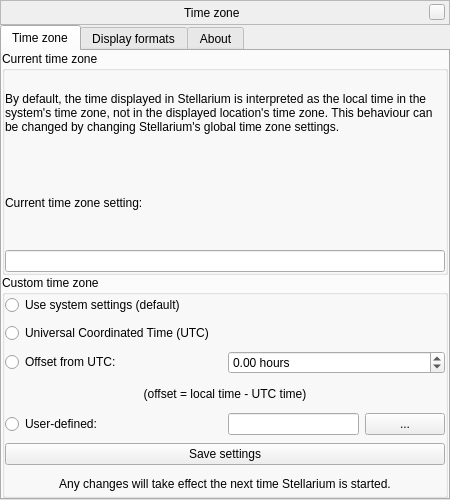
<?xml version="1.0" encoding="UTF-8"?>
<ui version="4.0">
 <class>timeZoneManagerWindowForm</class>
 <widget class="QWidget" name="timeZoneManagerWindowForm">
  <property name="geometry">
   <rect>
    <x>0</x>
    <y>0</y>
    <width>450</width>
    <height>500</height>
   </rect>
  </property>
  <layout class="QVBoxLayout" name="verticalLayout">
   <property name="spacing">
    <number>0</number>
   </property>
   <property name="margin">
    <number>0</number>
   </property>
   <item>
    <widget class="BarFrame" name="TitleBar">
     <property name="sizePolicy">
      <sizepolicy hsizetype="Expanding" vsizetype="Minimum">
       <horstretch>0</horstretch>
       <verstretch>0</verstretch>
      </sizepolicy>
     </property>
     <property name="minimumSize">
      <size>
       <width>0</width>
       <height>25</height>
      </size>
     </property>
     <property name="maximumSize">
      <size>
       <width>16777215</width>
       <height>30</height>
      </size>
     </property>
     <property name="focusPolicy">
      <enum>Qt::NoFocus</enum>
     </property>
     <property name="autoFillBackground">
      <bool>false</bool>
     </property>
     <property name="frameShape">
      <enum>QFrame::StyledPanel</enum>
     </property>
     <layout class="QHBoxLayout">
      <property name="spacing">
       <number>6</number>
      </property>
      <property name="leftMargin">
       <number>0</number>
      </property>
      <property name="topMargin">
       <number>0</number>
      </property>
      <property name="rightMargin">
       <number>4</number>
      </property>
      <property name="bottomMargin">
       <number>0</number>
      </property>
      <item>
       <spacer name="leftSpacer">
        <property name="orientation">
         <enum>Qt::Horizontal</enum>
        </property>
        <property name="sizeHint" stdset="0">
         <size>
          <width>40</width>
          <height>20</height>
         </size>
        </property>
       </spacer>
      </item>
      <item>
       <widget class="QLabel" name="stelWindowTitle">
        <property name="text">
         <string>Time zone</string>
        </property>
       </widget>
      </item>
      <item>
       <spacer name="rightSpacer">
        <property name="orientation">
         <enum>Qt::Horizontal</enum>
        </property>
        <property name="sizeHint" stdset="0">
         <size>
          <width>40</width>
          <height>20</height>
         </size>
        </property>
       </spacer>
      </item>
      <item>
       <widget class="QPushButton" name="closeStelWindow">
        <property name="minimumSize">
         <size>
          <width>16</width>
          <height>16</height>
         </size>
        </property>
        <property name="maximumSize">
         <size>
          <width>16</width>
          <height>16</height>
         </size>
        </property>
        <property name="focusPolicy">
         <enum>Qt::NoFocus</enum>
        </property>
        <property name="text">
         <string/>
        </property>
       </widget>
      </item>
     </layout>
    </widget>
   </item>
   <item>
    <widget class="QTabWidget" name="tabWidget">
     <widget class="QWidget" name="tabTimeZone">
      <attribute name="title">
       <string>Time zone</string>
      </attribute>
      <layout class="QVBoxLayout" name="verticalLayoutTimeZone">
       <property name="spacing">
        <number>0</number>
       </property>
       <property name="margin">
        <number>0</number>
       </property>
       <item>
        <widget class="QGroupBox" name="groupBoxInfo">
         <property name="title">
          <string>Current time zone</string>
         </property>
         <layout class="QGridLayout" name="gridLayoutCurrent">
          <property name="margin">
           <number>0</number>
          </property>
          <item row="0" column="0">
           <widget class="QLabel" name="labelTimeZoneInfo">
            <property name="text">
             <string>By default, the time displayed in Stellarium is interpreted as the local time in the system's time zone, not in the displayed location's time zone. This behaviour can be changed by changing Stellarium's global time zone settings.</string>
            </property>
            <property name="wordWrap">
             <bool>true</bool>
            </property>
           </widget>
          </item>
          <item row="1" column="0">
           <widget class="QLabel" name="labelCurrent">
            <property name="text">
             <string>Current time zone setting:</string>
            </property>
           </widget>
          </item>
          <item row="2" column="0">
           <widget class="QLineEdit" name="lineEditCurrent">
            <property name="readOnly">
             <bool>true</bool>
            </property>
           </widget>
          </item>
         </layout>
        </widget>
       </item>
       <item>
        <widget class="QGroupBox" name="groupBoxCustom">
         <property name="title">
          <string>Custom time zone</string>
         </property>
         <layout class="QGridLayout" name="gridLayout">
          <property name="verticalSpacing">
           <number>8</number>
          </property>
          <property name="margin">
           <number>0</number>
          </property>
          <item row="0" column="0" colspan="4">
           <widget class="QRadioButton" name="radioButtonLocalSettings">
            <property name="text">
             <string>Use system settings (default)</string>
            </property>
           </widget>
          </item>
          <item row="1" column="0" colspan="4">
           <widget class="QRadioButton" name="radioButtonUtc">
            <property name="text">
             <string>Universal Coordinated Time (UTC)</string>
            </property>
           </widget>
          </item>
          <item row="2" column="0" colspan="2">
           <widget class="QRadioButton" name="radioButtonOffset">
            <property name="text">
             <string>Offset from UTC:</string>
            </property>
           </widget>
          </item>
          <item row="5" column="0" colspan="4">
           <widget class="QPushButton" name="pushButtonSave">
            <property name="text">
             <string>Save settings</string>
            </property>
           </widget>
          </item>
          <item row="3" column="0" colspan="4">
           <widget class="QLabel" name="labelOffset">
            <property name="text">
             <string>(offset = local time - UTC time)</string>
            </property>
            <property name="alignment">
             <set>Qt::AlignCenter</set>
            </property>
           </widget>
          </item>
          <item row="2" column="2" colspan="2">
           <widget class="QDoubleSpinBox" name="doubleSpinBoxOffset">
            <property name="wrapping">
             <bool>true</bool>
            </property>
            <property name="suffix">
             <string> hours</string>
            </property>
            <property name="decimals">
             <number>2</number>
            </property>
            <property name="minimum">
             <double>-24.000000000000000</double>
            </property>
            <property name="maximum">
             <double>24.000000000000000</double>
            </property>
            <property name="singleStep">
             <double>0.250000000000000</double>
            </property>
           </widget>
          </item>
          <item row="6" column="0" colspan="4">
           <widget class="QLabel" name="labelRestart">
            <property name="text">
             <string>Any changes will take effect the next time Stellarium is started.</string>
            </property>
            <property name="alignment">
             <set>Qt::AlignCenter</set>
            </property>
            <property name="wordWrap">
             <bool>true</bool>
            </property>
           </widget>
          </item>
          <item row="4" column="0" colspan="2">
           <widget class="QRadioButton" name="radioButtonUserDefined">
            <property name="text">
             <string>User-defined:</string>
            </property>
           </widget>
          </item>
          <item row="4" column="2" colspan="2">
           <widget class="QFrame" name="frameUserDefined">
            <layout class="QHBoxLayout" name="horizontalLayout">
             <property name="margin">
              <number>0</number>
             </property>
             <item>
              <widget class="QLineEdit" name="lineEditUserDefined"/>
             </item>
             <item>
              <widget class="QPushButton" name="pushButtonEditTimeZone">
               <property name="text">
                <string>...</string>
               </property>
              </widget>
             </item>
            </layout>
           </widget>
          </item>
         </layout>
        </widget>
       </item>
      </layout>
     </widget>
     <widget class="QWidget" name="tabDisplayFormats">
      <attribute name="title">
       <string>Display formats</string>
      </attribute>
      <layout class="QVBoxLayout" name="verticalLayoutTabTimeFormat">
       <property name="spacing">
        <number>0</number>
       </property>
       <property name="margin">
        <number>0</number>
       </property>
       <item>
        <widget class="QGroupBox" name="groupBoxDisplayFormats">
         <property name="title">
          <string>Display formats</string>
         </property>
         <property name="alignment">
          <set>Qt::AlignLeading|Qt::AlignLeft|Qt::AlignTop</set>
         </property>
         <layout class="QVBoxLayout" name="verticalLayout_4">
          <property name="margin">
           <number>0</number>
          </property>
          <item>
           <widget class="QLabel" name="labelDisplayFormats">
            <property name="text">
             <string>These settings control the way time and date are displayed in the bottom bar.</string>
            </property>
            <property name="wordWrap">
             <bool>true</bool>
            </property>
           </widget>
          </item>
          <item>
           <widget class="QGroupBox" name="groupBoxTimeFormat">
            <property name="title">
             <string>Time display format</string>
            </property>
            <layout class="QVBoxLayout" name="verticalLayoutTimeFormat">
             <property name="margin">
              <number>0</number>
             </property>
             <item>
              <widget class="QRadioButton" name="radioButtonTimeDefault">
               <property name="text">
                <string>System default</string>
               </property>
              </widget>
             </item>
             <item>
              <widget class="QRadioButton" name="radioButtonTime12Hour">
               <property name="text">
                <string>12-hour format</string>
               </property>
              </widget>
             </item>
             <item>
              <widget class="QRadioButton" name="radioButtonTime24Hour">
               <property name="text">
                <string>24-hour format</string>
               </property>
              </widget>
             </item>
            </layout>
           </widget>
          </item>
          <item>
           <widget class="QGroupBox" name="groupBoxDateFormat">
            <property name="title">
             <string>Date display format</string>
            </property>
            <layout class="QVBoxLayout" name="verticalLayoutDateFormat">
             <property name="margin">
              <number>0</number>
             </property>
             <item>
              <widget class="QRadioButton" name="radioButtonDateDefault">
               <property name="text">
                <string>System default</string>
               </property>
              </widget>
             </item>
             <item>
              <widget class="QRadioButton" name="radioButtonDateYMD">
               <property name="text">
                <string>yyyy-mm-dd (ISO 8601)</string>
               </property>
              </widget>
             </item>
             <item>
              <widget class="QRadioButton" name="radioButtonDateDMY">
               <property name="text">
                <string>dd-mm-yyyy</string>
               </property>
              </widget>
             </item>
             <item>
              <widget class="QRadioButton" name="radioButtonDateMDY">
               <property name="text">
                <string>mm-dd-yyyy</string>
               </property>
              </widget>
             </item>
            </layout>
           </widget>
          </item>
         </layout>
        </widget>
       </item>
       <item>
        <spacer name="verticalSpacer">
         <property name="orientation">
          <enum>Qt::Vertical</enum>
         </property>
         <property name="sizeHint" stdset="0">
          <size>
           <width>0</width>
           <height>0</height>
          </size>
         </property>
        </spacer>
       </item>
      </layout>
     </widget>
     <widget class="QWidget" name="tabAbout">
      <attribute name="title">
       <string>About</string>
      </attribute>
      <layout class="QVBoxLayout" name="verticalLayout_3">
       <item>
        <widget class="QLabel" name="labelTitle">
         <property name="styleSheet">
          <string notr="true">QLabel {
	font: bold 18pt ;
}</string>
         </property>
         <property name="text">
          <string>Time Zone plug-in (version %1)</string>
         </property>
        </widget>
       </item>
       <item>
        <widget class="QLabel" name="labelCopyright">
         <property name="text">
          <string notr="true">Copyright &amp;copy; 2010 Bogdan Marinov</string>
         </property>
         <property name="textFormat">
          <enum>Qt::RichText</enum>
         </property>
        </widget>
       </item>
       <item>
        <widget class="QLabel" name="labelLicense">
         <property name="sizePolicy">
          <sizepolicy hsizetype="Preferred" vsizetype="Expanding">
           <horstretch>0</horstretch>
           <verstretch>0</verstretch>
          </sizepolicy>
         </property>
         <property name="text">
          <string notr="true">This program is free software; you can redistribute it and/or modify it under the terms of the GNU General Public License as published by the Free Software Foundation; either version 2 of the License, or (at your option) any later version.

This program is distributed in the hope that it will be useful, but WITHOUT ANY WARRANTY; without even the implied warranty of MERCHANTABILITY or FITNESS FOR A PARTICULAR PURPOSE.  See the GNU General Public License for more details.

You should have received a copy of the GNU General Public License along with this program. If not, see http://www.gnu.org/licenses/.</string>
         </property>
         <property name="alignment">
          <set>Qt::AlignLeading|Qt::AlignLeft|Qt::AlignTop</set>
         </property>
         <property name="wordWrap">
          <bool>true</bool>
         </property>
         <property name="textInteractionFlags">
          <set>Qt::LinksAccessibleByMouse|Qt::TextSelectableByMouse</set>
         </property>
        </widget>
       </item>
      </layout>
     </widget>
    </widget>
   </item>
  </layout>
 </widget>
 <customwidgets>
  <customwidget>
   <class>BarFrame</class>
   <extends>QFrame</extends>
   <header>Dialog.hpp</header>
   <container>1</container>
  </customwidget>
 </customwidgets>
 <tabstops>
  <tabstop>tabWidget</tabstop>
  <tabstop>lineEditCurrent</tabstop>
  <tabstop>radioButtonLocalSettings</tabstop>
  <tabstop>radioButtonUtc</tabstop>
  <tabstop>radioButtonOffset</tabstop>
  <tabstop>doubleSpinBoxOffset</tabstop>
  <tabstop>radioButtonUserDefined</tabstop>
  <tabstop>lineEditUserDefined</tabstop>
  <tabstop>pushButtonEditTimeZone</tabstop>
  <tabstop>pushButtonSave</tabstop>
  <tabstop>radioButtonTimeDefault</tabstop>
  <tabstop>radioButtonTime12Hour</tabstop>
  <tabstop>radioButtonTime24Hour</tabstop>
  <tabstop>radioButtonDateDefault</tabstop>
  <tabstop>radioButtonDateYMD</tabstop>
  <tabstop>radioButtonDateDMY</tabstop>
  <tabstop>radioButtonDateMDY</tabstop>
 </tabstops>
 <resources/>
 <connections>
  <connection>
   <sender>radioButtonUserDefined</sender>
   <signal>toggled(bool)</signal>
   <receiver>frameUserDefined</receiver>
   <slot>setEnabled(bool)</slot>
   <hints>
    <hint type="sourcelabel">
     <x>79</x>
     <y>404</y>
    </hint>
    <hint type="destinationlabel">
     <x>296</x>
     <y>404</y>
    </hint>
   </hints>
  </connection>
 </connections>
</ui>
